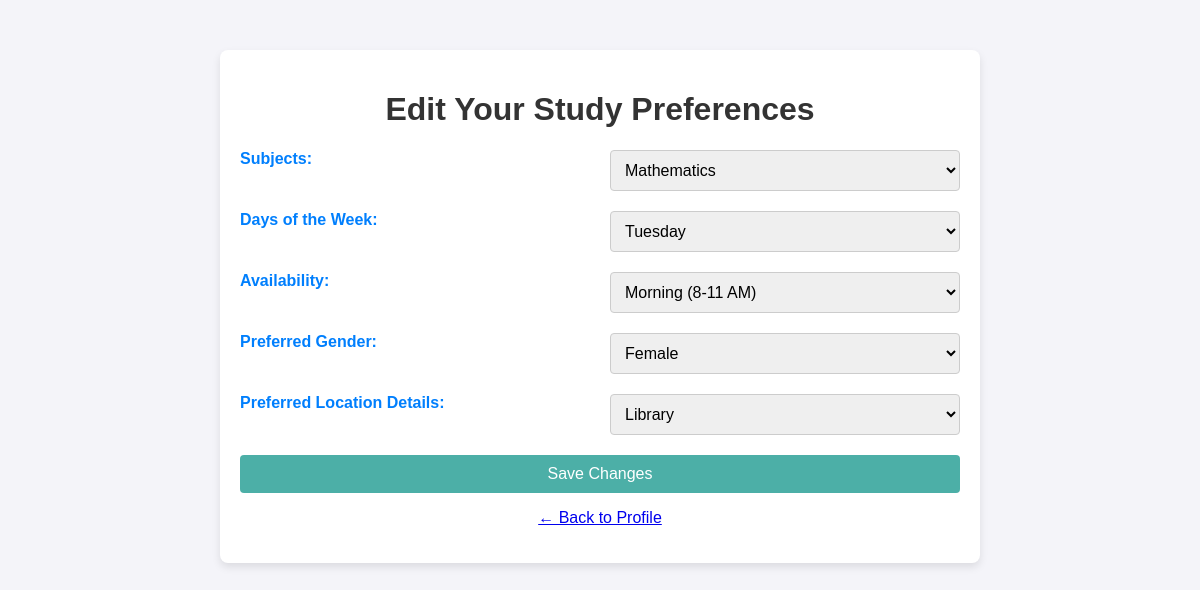
/edit_preferences, run on an earlier commit of the app's database.
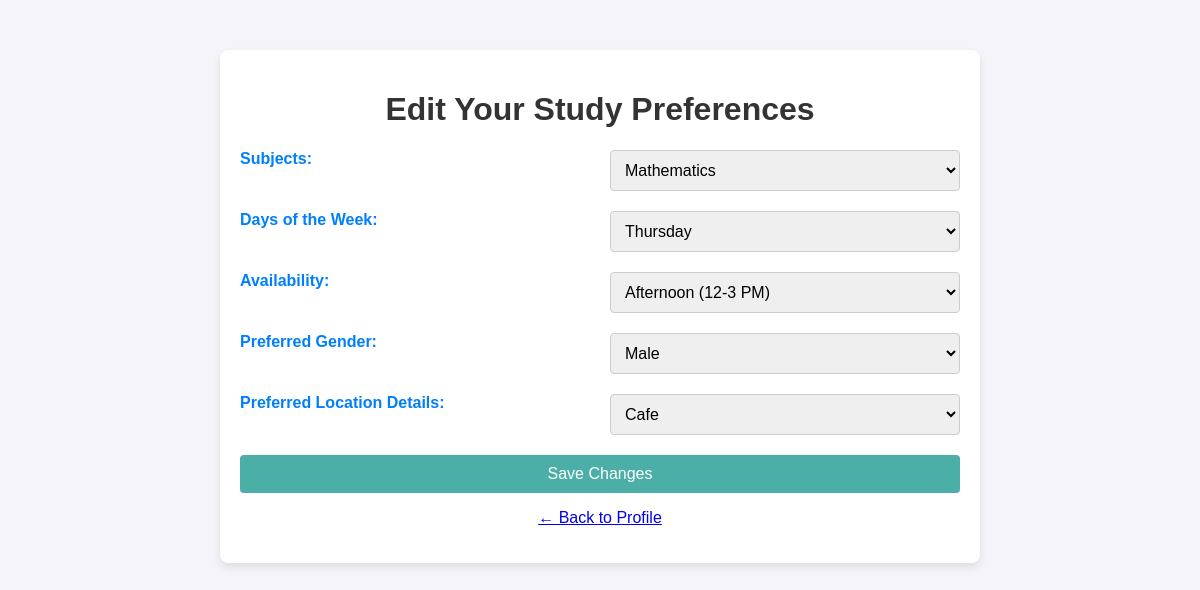
And on a later commit of the database.
### app/models/profile.py (models this page shows)
class Profile(db.Model):
    __tablename__ = 'profiles'
    id = db.Column(db.Integer, primary_key=True)
    user_id = db.Column(db.Integer, db.ForeignKey('user.id'), nullable=False)
    subjects = db.Column(db.String, nullable=False)
    days_of_week = db.Column(db.String, nullable=False)
    availability = db.Column(db.String, nullable=False)
    preferred_gender = db.Column(db.String, nullable=True)
    location_details = db.Column(db.String, nullable=False)

### app/views.py (the view, shortened to what this page needs)
@app.route('/edit_preferences', methods=['GET', 'POST'])
def edit_preferences():
    success = None
    user_id = 1  # Replace with the logged-in user's ID
    user = User.query.filter_by(id=user_id).first()
    if not user:
        return "User not found", 404
    return render_template('preference_form.html', title="Edit Preferences", success=success, user=user)

### app/templates/preference_form.html (shortened to what this page needs)
<!DOCTYPE html>
<html lang="en">
<head>
  <link rel="stylesheet" href="{{ url_for('static', filename='styles.css') }}">
</head>
<body>
  <div class="container">
    <h1>Edit Your Study Preferences</h1>
    <form action="{{ url_for('edit_preferences') }}" method="POST">
      <label for="subjects">Subjects:</label>
      <select name="subjects" id="subjects">
        <option value="Mathematics" {% if 'Mathematics' in user.profile.subjects.split(',') %}selected{% endif %}>Mathematics</option>
      </select>
      <label for="days_of_week">Days of the Week:</label>
      <select name="days_of_week" id="days_of_week">
        <option value="Tuesday" {% if 'Tuesday' in user.profile.days_of_week.split(',') %}selected{% endif %}>Tuesday</option>
        <option value="Thursday" {% if 'Thursday' in user.profile.days_of_week.split(',') %}selected{% endif %}>Thursday</option>
      </select>
      <label for="availability">Availability:</label>
      <select name="availability" id="availability">
        <option value="Morning (8-11 AM)" {% if 'Morning (8-11 AM)' in user.profile.availability.split(',') %}selected{% endif %}>Morning (8-11 AM)</option>
        <option value="Afternoon (12-3 PM)" {% if 'Afternoon (12-3 PM)' in user.profile.availability.split(',') %}selected{% endif %}>Afternoon (12-3 PM)</option>
      </select>
    <label for="preferred_gender">Preferred Gender:</label>
    <select name="preferred_gender" id="preferred_gender">
        <option value="Male" {% if user.profile.preferred_gender == 'Male' %}selected{% endif %}>Male</option>
        <option value="Female" {% if user.profile.preferred_gender == 'Female' %}selected{% endif %}>Female</option>
    </select>
      <label for="location_details">Preferred Location Details:</label>
      <select name="location_details" id="location_details">
        <option value="Cafe" {% if 'Cafe' in user.profile.location_details.split(',') %}selected{% endif %}>Cafe</option>
        <option value="Library" {% if 'Library' in user.profile.location_details.split(',') %}selected{% endif %}>Library</option>
      </select>
      <button type="submit">Save Changes</button>
    </form>
    <p><a href="{{ url_for('profile') }}">← Back to Profile</a></p>
  </div>
</body>
</html>

What changed in the data, as far as the page shows it:
changed Profile "Mathematics": days_of_week "Tuesday" → "Thursday"; availability "Morning (8-11 AM)" → "Afternoon (12-3 PM)"; preferred_gender "Female" → "Male"; location_details "Library" → "Cafe"
